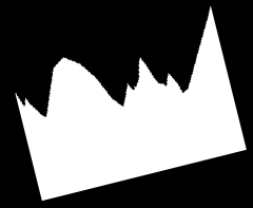
#> input picture projekt1/daneA/set0/0.png, 253 x 208 px; its folder holds only this picture in this run
$ python projekt1.py   (older library calls are emulated)
#> lines starting #> are read from the running program, lines starting #| are printed output that depends on the picture; after the words box and inside, x2 and y2 are one past the last pixel; in counts of white or black regions, pixels touching at a corner belong together
import math
import glob
import os
import numpy as np
import matplotlib.pyplot as plt
import skimage
import skimage.io as io

from skimage.measure import label
from skimage.transform import rotate
from skimage.transform import resize

# parameters
default_width = 100.0
characteristic_circle_radius = 3.0
angle_90_error = 1.1


def normalize_one_picture(path):
    global angle_90_error

    # paramters
    cut_angle = 165.0
    cut_length_percent = 10.0
    approximate_parameter_percent = 50.0

    # read data
    img = io.imread(path, as_grey=True)

    img[img > 50] = 255
    img[img < 125] = 0

    # paramters cd
    shape = img.shape
    bigger_shape = shape[0]
    if shape[1] > bigger_shape:
        bigger_shape = shape[1]
    approximate_parameter = bigger_shape/approximate_parameter_percent
    cut_length = bigger_shape/cut_length_percent

    # rotate image
    contours = skimage.measure.find_contours(img, 100.0)
    # print(len(contours))

    if len(contours) > 1:
        maxi = contours[0]
        for i in contours:
            if len(i) > len(maxi):
                maxi = i
        contours = [maxi]
    # print(len(contours))

    polygon = skimage.measure.approximate_polygon(contours[0], approximate_parameter)

    # ulepszenie polygon'a'
    polygon2 = np.delete(polygon, 0, 0)
    # print(polygon2)
    list_of_points_to_remove = []
    for i in range(len(polygon2)):
        # if i < len(polygon2)-1:
        angle = angle_from_3_points(polygon2[i-2], polygon2[i-1], polygon2[i])
        x, y, z = polygon2[i-2], polygon2[i-1], polygon2[i]
        xy = math.hypot(x[0]-y[0], x[1]-y[1])
        yz = math.hypot(z[0]-y[0], z[1]-y[1])
        if ((angle > cut_angle) and ((xy < cut_length) or (yz < cut_length))) or (angle > 175.0):
            if i-1 < 0:
                list_of_points_to_remove.append(i-1+len(polygon2))
            else:
                list_of_points_to_remove.append(i-1)
    # print("list_of_points_to_remove:")
    # print(list_of_points_to_remove)
    # print("end")

    for i in list_of_points_to_remove:
        polygon2 = np.delete(polygon2, i, 0)
    polygon = np.append(polygon2, [polygon2[0]], 0)
    # print(polygon2)

    # update angle_90_error
    if len(polygon2) < 5:
        angle_90_error = 1.05

    w, x, y, z = find_4_basic_points(polygon)

    # io.imshow(img)
    # io.show()

    p = [w.tolist(), x.tolist(), y.tolist(), z.tolist()]
    p2 = np.asarray(p)

    polygons = [p2]

    # [25 lines of commented-out code are left out]

    w, x, y, z = find_4_basic_points(polygon)
    # print(w, x, y, z)
    # io.imshow(img)
    # io.show()

    a = rotate_angle(x, y, z)
    img = io.imread(path, as_grey=True)
    img2 = rotate(img, a, resize=True)
    # io.imshow(img2)
    # io.show()

    # normalize size
    contours2 = skimage.measure.find_contours(img2, 0.1)

    if len(contours2) > 1:
        maxi = contours2[0]
        for i in contours2:
            if len(i) > len(maxi):
                maxi = i
        contours2 = [maxi]

    polygon2 = skimage.measure.approximate_polygon(contours2[0], 2.0)

    x = polygon2[0]
    y = polygon2[0]

    for i in range(len(polygon2)):
        if x[1] > polygon2[i][1]:
            x = polygon2[i]
        if y[1] < polygon2[i][1]:
            y = polygon2[i]

    # mode : {`constant`, `nearest`, `wrap`, `reflect`}
    img3 = resize(img2, resize_output_shape(x, y, img2), mode='nearest')

    return img3


# return the skeleton of rectangle
def find_4_basic_points(polygon):
    list_of_hypotenuses = []
    for i in range(0, len(polygon)-2):
        x, y, z = polygon[i], polygon[i+1], polygon[i+2]
        list_of_hypotenuses.append([check_if_rectangular_triangle(x, y, z), x, y, z])

    # end values
    x, y, z = polygon[len(polygon)-2], polygon[len(polygon)-1], polygon[1]
    list_of_hypotenuses.append([check_if_rectangular_triangle(x, y, z), x, y, z])

    # x, y, z = polygon[len(polygon)-1], polygon[1], polygon[2]
    # list_of_hypotenuses.append([check_if_rectangular_triangle(x, y, z), x, y, z])

    # find 2 maximums
    if len(list_of_hypotenuses) < 2:
        return [0, 0], [0, 0], [0, 0], [0, 0]
    max1 = list_of_hypotenuses[-2]
    max2 = list_of_hypotenuses[-1]
    for i in range(-1, len(list_of_hypotenuses)-2):
        if list_of_hypotenuses[i][0] + list_of_hypotenuses[i+1][0] > max1[0] + max2[0]:
            max1, max2 = list_of_hypotenuses[i], list_of_hypotenuses[i+1]

    if len(list_of_hypotenuses) > 2:
        if list_of_hypotenuses[-3][0] + list_of_hypotenuses[-2][0] >= max1[0] + max2[0]:
            max1, max2 = list_of_hypotenuses[-3], list_of_hypotenuses[-2]

    return max1[1], max1[2], max1[3], max2[3]


# returns the length of of the hypotenuse, or -1 if the triangle is not rectangular
def check_if_rectangular_triangle(x, y, z):
    global angle_90_error

    a = math.hypot(x[0]-y[0], x[1]-y[1])
    b = math.hypot(y[0]-z[0], y[1]-z[1])
    c = math.hypot(z[0]-x[0], z[1]-x[1])

    a2 = math.pow(a, 2)
    b2 = math.pow(b, 2)
    c2 = math.pow(c, 2)

    r = -1.0

    if (c2 * angle_90_error > a2 + b2) and (c2 < (a2 + b2) * angle_90_error):
        if (angle_from_3_points(x, y, z) > 100.0) or (angle_from_3_points(x, y, z) < 80.0):
            r = 0.0
        else:
            r = c

    return r


# return the angle which to rotate figure in degrees
def rotate_angle(x, y, z):
    a = x[0] - y[0]
    c = math.hypot(x[0]-y[0], x[1]-y[1])

    sin = 1.0
    if c > 0:
        sin = a / c

    angle = math.degrees(math.asin(sin))

    # when the base is at the top
    if y[0] < z[0]:
        angle = 180.0 - angle

    return angle


# return output_shape parameter to skimage.transform.resize function
def resize_output_shape(x, y, img):
    global default_width

    width, height = img.shape

    # a = math.hypot(x[0]-y[0], x[1]-y[1])
    a = math.hypot(0.0, x[1]-y[1])
    res = default_width / a

    return int(round(width * res)), int(round(height * res))


# return angle between 3 points
def angle_from_3_points(x, y, z):
    a = math.hypot(x[0]-y[0], x[1]-y[1])
    b = math.hypot(y[0]-z[0], y[1]-z[1])
    c = math.hypot(z[0]-x[0], z[1]-x[1])

    a2 = math.pow(a, 2)
    b2 = math.pow(b, 2)
    c2 = math.pow(c, 2)

    angle = math.acos((a2 + b2 - c2) / (2 * a * b))

    return int(round(math.degrees(angle)))


def main():
    os.chdir("daneA/set0")

    for file in glob.glob("*.png"):
        img = normalize_one_picture(file)
#> in normalize_one_picture, img is the input picture: shape (208, 253); min 0, max 255, mean 103.7
#> in normalize_one_picture, `img[img > 50] = 255`:
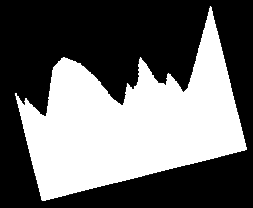
#> img: shape (208, 253); 2.9% of pixels changed, all inside (x1, y1, x2, y2) = (15, 6, 247, 201)
#> in normalize_one_picture, `img[img < 125] = 0`:
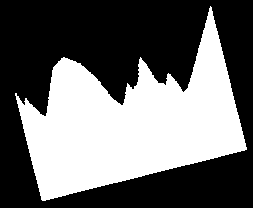
#> img: shape (208, 253); 41.5% white; 1 white region, box (x1, y1, x2, y2) and area: (15, 6, 247, 201) 21851
#> in normalize_one_picture, `contours = skimage.measure.find_contours(img, 100.0)`: contours = 1 point arrays, longest 1131 points
#> in normalize_one_picture, `polygon = skimage.measure.approximate_polygon(contours[0], approximate..`: polygon = 17 rows, first 8: [200.6, 45], [93, 14.39], [115.4, 45], [70, 51.39], [56.39, 63], [62.39, 80], [104.4, 121], [83, 126.4]
#> in normalize_one_picture, `polygon2 = np.delete(polygon, 0, 0)`: polygon2 = 16 rows, first 8: [93, 14.39], [115.4, 45], [70, 51.39], [56.39, 63], [62.39, 80], [104.4, 121], [83, 126.4], [84, 136.4]
#> the loop in normalize_one_picture, `for i in range(len(polygon2)):` made 16 passes
#> x on passes 1 to 6: [149, 246.6], [200.6, 45], [93, 14.39], [115.4, 45], [70, 51.39], [56.39, 63]
#> after the loop in normalize_one_picture, `for i in range(len(polygon2)):`: list_of_points_to_remove = []
#> in normalize_one_picture, `polygon = np.append(polygon2, [polygon2[0]], 0)`: polygon = 17 rows, first 8: [93, 14.39], [115.4, 45], [70, 51.39], [56.39, 63], [62.39, 80], [104.4, 121], [83, 126.4], [84, 136.4]
#> the loop in find_4_basic_points, `for i in range(0, len(polygon)-2):` made 15 passes
#> (x, y, z) on passes 1 to 5: ([93, 14.39], [115.4, 45], [70, 51.39]), ([115.4, 45], [70, 51.39], [56.39, 63]), ([70, 51.39], [56.39, 63], [62.39, 80]), ([56.39, 63], [62.39, 80], [104.4, 121]), ([62.39, 80], [104.4, 121], [83, 126.4])
#> after the loop in find_4_basic_points, `for i in range(0, len(polygon)-2):`: list_of_hypotenuses = 15 items
#> in find_4_basic_points, `x, y, z = polygon[len(polygon)-2], polygon[len(polygon)-1], polygon[1]`: x = [200.6, 45]; y = [93, 14.39]; z = [115.4, 45]
#> in find_4_basic_points, `max1 = list_of_hypotenuses[-2]`: max1 = [238.9, [149, 246.6], [200.6, 45], [93, 14.39]]
#> in find_4_basic_points, `max2 = list_of_hypotenuses[-1]`: max2 = [-1, [200.6, 45], [93, 14.39], [115.4, 45]]
#> the loop in find_4_basic_points, `for i in range(-1, len(list_of_hypotenuses)-2):` made 15 passes
#> (max1, max2) on passes 14 to 15: ([-1, [91.39, 183], [5.39, 210], [149, 246.6]], [255.6, [5.39, 210], [149, 246.6], [200.6, 45]]), ([255.6, [5.39, 210], [149, 246.6], [200.6, 45]], [238.9, [149, 246.6], [200.6, 45], [93, 14.39]])
#> in normalize_one_picture, `w, x, y, z = find_4_basic_points(polygon)`: w = [5.39, 210]; x = [149, 246.6]; y = [200.6, 45]; z = [93, 14.39]
#> in normalize_one_picture, `p = [w.tolist(), x.tolist(), y.tolist(), z.tolist()]`: p = [[5.39, 210], [149, 246.6], [200.6, 45], [93, 14.39]]
#> in normalize_one_picture, `p2 = np.asarray(p)`: p2 has the same summary as p
#> in normalize_one_picture, `polygons = [p2]`: polygons = [[[5.39, 210], [149, 246.6], [200.6, 45], [93, 14.39]]]
#> the loop in find_4_basic_points (call 2), `for i in range(0, len(polygon)-2):` made 15 passes
#> (x, y, z) on passes 1 to 5: ([93, 14.39], [115.4, 45], [70, 51.39]), ([115.4, 45], [70, 51.39], [56.39, 63]), ([70, 51.39], [56.39, 63], [62.39, 80]), ([56.39, 63], [62.39, 80], [104.4, 121]), ([62.39, 80], [104.4, 121], [83, 126.4])
#> the loop in find_4_basic_points (call 2), `for i in range(-1, len(list_of_hypotenuses)-2):` made 15 passes
#> in rotate_angle, `a = x[0] - y[0]`: a = -51.61
#> in rotate_angle, `c = math.hypot(x[0]-y[0], x[1]-y[1])`: c = 208.1
#> in rotate_angle, `sin = a / c`: sin = -0.248
#> in rotate_angle, `angle = math.degrees(math.asin(sin))`: angle = -14.36
#> in normalize_one_picture, `img2 = rotate(img, a, resize=True)`:
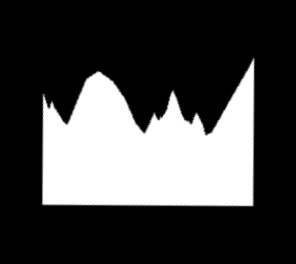
#> img2: shape (264, 296) float64; min 0, max 1, mean 0.274
#> in normalize_one_picture, `contours2 = skimage.measure.find_contours(img2, 0.1)`: contours2 = 1 point arrays, longest 1071 points
#> in normalize_one_picture, `polygon2 = skimage.measure.approximate_polygon(contours2[0], 2.0)`: polygon2 = 23 rows, first 8: [206, 253], [205.4, 43], [203, 40.82], [94, 41.53], [94, 44.66], [106, 48.81], [101, 52.72], [122.4, 66]
#> in normalize_one_picture, `x = polygon2[0]`: x = [206, 253]
#> the loop in normalize_one_picture, `for i in range(len(polygon2)):` made 23 passes
#> in resize_output_shape, `a = math.hypot(0.0, x[1]-y[1])`: a = 213.2
#> in resize_output_shape, `res = default_width / a`: res = 0.469
        io.imshow(img)
        print(file)
        io.show()

    return 0

if __name__ == "__main__":
#> (the run stopped early here; a loop or call above may not have finished)

$ run again, on projekt1/daneA/set0/1.png
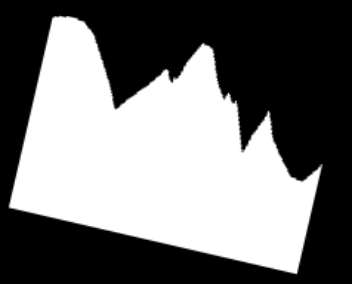
#> input picture projekt1/daneA/set0/1.png, 352 x 284 px
#> in normalize_one_picture, img is the input picture: shape (284, 352); min 0, max 255, mean 115
#> in normalize_one_picture, `img[img < 125] = 0`:
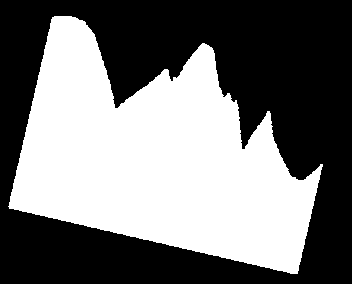
#> img: shape (284, 352); 45.9% white; 1 white region, box (x1, y1, x2, y2) and area: (8, 16, 323, 274) 45903
#> contours = 1 point arrays, longest 1445 points
#> in normalize_one_picture, `polygon = skimage.measure.approximate_polygon(contours[0], approximate..`: polygon = 18 rows, first 8: [273.6, 297], [208, 8.39], [16.39, 52], [16.39, 75], [34, 94.61], [107.4, 115], [68.39, 164], [80.39, 172]
#> polygon2 = 17 rows, first 8: [208, 8.39], [16.39, 52], [16.39, 75], [34, 94.61], [107.4, 115], [68.39, 164], [80.39, 172], [42.39, 202]
#> the loop in normalize_one_picture, `for i in range(len(polygon2)):` made 17 passes
#> x on passes 1 to 6: [164, 322.6], [273.6, 297], [208, 8.39], [16.39, 52], [16.39, 75], [34, 94.61]
#> after the loop in normalize_one_picture, `for i in range(len(polygon2)):`: list_of_points_to_remove = []
#> in normalize_one_picture, `polygon = np.append(polygon2, [polygon2[0]], 0)`: polygon = 18 rows, first 8: [208, 8.39], [16.39, 52], [16.39, 75], [34, 94.61], [107.4, 115], [68.39, 164], [80.39, 172], [42.39, 202]
#> the loop in find_4_basic_points, `for i in range(0, len(polygon)-2):` made 16 passes
#> (x, y, z) on passes 2, 3, 4, 6, 8: ([16.39, 52], [16.39, 75], [34, 94.61]), ([16.39, 75], [34, 94.61], [107.4, 115]), ([34, 94.61], [107.4, 115], [68.39, 164]), ([68.39, 164], [80.39, 172], [42.39, 202]), ([42.39, 202], [48, 212.6], [96, 222.6])
#> after the loop in find_4_basic_points, `for i in range(0, len(polygon)-2):`: list_of_hypotenuses = 16 items
#> in find_4_basic_points, `x, y, z = polygon[len(polygon)-2], polygon[len(polygon)-1], polygon[1]`: x = [273.6, 297]; y = [208, 8.39]; z = [16.39, 52]
#> max1 = [317.3, [164, 322.6], [273.6, 297], [208, 8.39]]
#> max2 = [355.2, [273.6, 297], [208, 8.39], [16.39, 52]]
#> the loop in find_4_basic_points, `for i in range(-1, len(list_of_hypotenuses)-2):` made 16 passes
#> in normalize_one_picture, `w, x, y, z = find_4_basic_points(polygon)`: w = [164, 322.6]; x = [273.6, 297]; y = [208, 8.39]; z = [16.39, 52]
#> p = [[164, 322.6], [273.6, 297], [208, 8.39], [16.39, 52]]
#> p2 has the same summary as p
#> polygons = [[[164, 322.6], [273.6, 297], [208, 8.39], [16.39, 52]]]
#> the loop in find_4_basic_points (call 2), `for i in range(0, len(polygon)-2):` made 16 passes
#> (x, y, z) on passes 2, 3, 4, 6, 8: ([16.39, 52], [16.39, 75], [34, 94.61]), ([16.39, 75], [34, 94.61], [107.4, 115]), ([34, 94.61], [107.4, 115], [68.39, 164]), ([68.39, 164], [80.39, 172], [42.39, 202]), ([42.39, 202], [48, 212.6], [96, 222.6])
#> the loop in find_4_basic_points (call 2), `for i in range(-1, len(list_of_hypotenuses)-2):` made 16 passes
#> in normalize_one_picture, `img2 = rotate(img, a, resize=True)`:
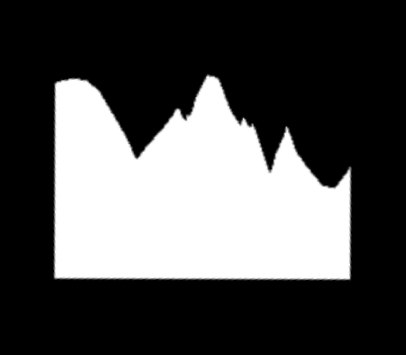
#> img2: shape (355, 406) float64; min 0, max 1, mean 0.313
#> the loop in normalize_one_picture, `for i in range(len(polygon2)):` made 32 passes
